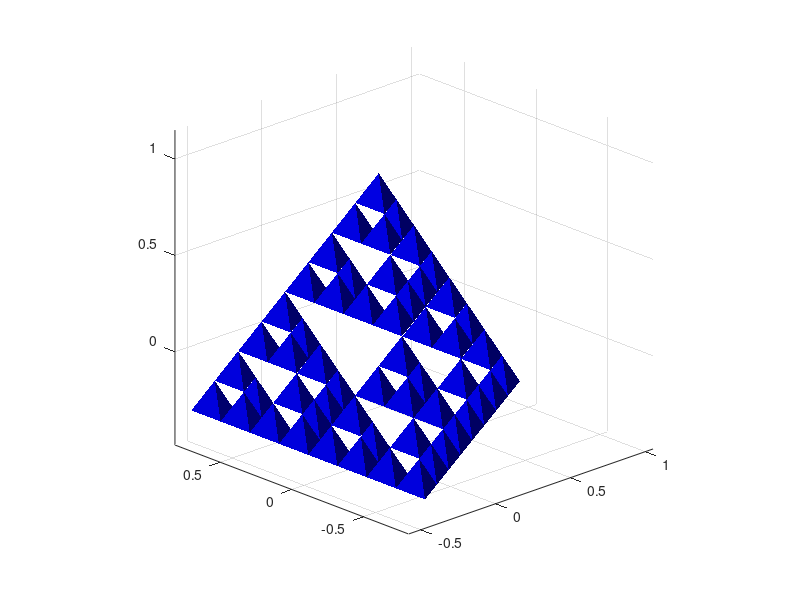

Source code (MATLAB):
function [V, T] = Sierpinski_tetrahedron(nb_it, option_display)
%% Sierpinski_tetrahedron : function compute, display, and save
% a Sierpinski tetrahedron at any iteration number / depth level.
%
% Author & support : nicolas.douillet (at) free.fr, 2017-2020.
%
%
% Syntax
%
% Sierpinski_tetrahedron;
% Sierpinski_tetrahedron(nb_it);
% Sierpinski_tetrahedron(nb_it, option_display);
% [V, T] = Sierpinski_tetrahedron(nb_it, option_display);
%
%
% Description
%
% Sierpinski_tetrahedron computes and displays the 3-level / iteration
% Sierpinski tetrahedron included in the unit sphere.
%
% Sierpinski_tetrahedron(nb_it) computes nb_it depth levels / iterations.
%
% Sierpinski_tetrahedron(nb_it, option_display) displays it when
% option_display is set to logical *true/1 (default), and doesn't
% when it is set to  logical false/0.
%
% [V,T] = Sierpinski_tetrahedron(nb_it, option_display) saves the resulting
% vertex coordinates in the array V, and the triangulation in the array T.
%
%
% Input arguments
%
% - nb_it : positive integer scalar double, the number of iterations / depth level.
% - option_display : either logical, *true/false or numeric *1/0.
%
%
% Output arguments
%
%       [ |  |  |]
% - V = [Vx Vy Vz], real matrix double, the vertex coordinates. Size(V) = [nb_vertices,3].
%       [ |  |  |]
%
%       [ |  |  |]
% - T = [T1 T2 T3], positive integer matrix double, the triangulation. Size(T) = [nb_triangles,3].
%       [ |  |  |]
%
%
% Example #1 : computes and displays the simple Sierpinski tetrahedron at iteration 3
%
% Sierpinski_tetrahedron;
%
%
% Example #2 : computes, displays and saves the Sierpinski tetrahedron at iteration 5
%
% [V, T] = Sierpinski_tetrahedron(5,true);


%% Input parsing
assert(nargin < 3,'Too many input arguments.');

if ~nargin    
    nb_it = 3;
    option_display = true;    
elseif nargin > 0    
    assert(isnumeric(nb_it) && nb_it == floor(nb_it) && nb_it >= 0,'nb_it parameter value must be numeric positive or null integer.');    
    if nargin > 1        
        assert(islogical(option_display) || isnumeric(option_display),'option_display parameter type must be either logical or numeric.');        
    else        
        option_display = true;        
    end    
end

warning('on');
if option_display && nb_it > 6
    warning('%s triangles to display ! Make sure your graphic card has enough memory.',num2str(24*12^nb_it))
end
warning('off');


%% Body
% Summits of original tetrahedron (living in the unit sphere R(O,1))
V1 = [0 0 1];
V2 = [2*sqrt(2)/3 0 -1/3];
V3 = [-sqrt(2)/3 sqrt(6)/3 -1/3];
V4 = [-sqrt(2)/3 -sqrt(6)/3 -1/3];

Summit_array = [V1; V2; V3; V4];

[Vertex_array,Triangle_array,Middle_edge_array] = tetrahedron_iterate(V1,V2,V3,V4);

p = 0;

% nb_it iterations
while p ~= nb_it
        
    New_vertex_array      = repmat(Vertex_array,      [1 1 4]);
    New_summit_array      = repmat(Summit_array,      [1 1 4]);
    New_triangle_array    = repmat(Triangle_array,    [1 1 4]);
    New_middle_edge_array = repmat(Middle_edge_array, [1 1 4]);
    
    for j = 1:size(Vertex_array,3) % loop on current nb tetra               
        
        for i = 1:4
            
            V = Summit_array(i,:,j); % current summit
            
            D = sqrt(sum((Middle_edge_array(:,:,j) - repmat(V,[6 1])).^2,2)); % distance matrix
            [~,idx] = sort(D,1);
            
            New_summit_array(:,:,4*(j-1)+i) = [V; Middle_edge_array(idx(1),:,j); Middle_edge_array(idx(2),:,j); Middle_edge_array(idx(3),:,j)];
            
            % sort New_summit_array regarding to zmax, xmax, ymax, ymin
            i_zmax = find(New_summit_array(:,3,4*(j-1)+i) == max(New_summit_array(:,3,4*(j-1)+i)),1);
            i_xmax = find(New_summit_array(:,1,4*(j-1)+i) == max(New_summit_array(:,1,4*(j-1)+i)),1);
            i_ymax = find(New_summit_array(:,2,4*(j-1)+i) == max(New_summit_array(:,2,4*(j-1)+i)),1);
            i_ymin = find(New_summit_array(:,2,4*(j-1)+i) == min(New_summit_array(:,2,4*(j-1)+i)),1);
            
            New_summit_array(:,:,4*(j-1)+i) = [New_summit_array(i_zmax,:,4*(j-1)+i);...
                                               New_summit_array(i_xmax,:,4*(j-1)+i);...
                                               New_summit_array(i_ymax,:,4*(j-1)+i);...
                                               New_summit_array(i_ymin,:,4*(j-1)+i)];
                     
        
        % Create new tetra : vertices, triangles, middle edge
        [New_vertex_array(:,:,4*(j-1)+i),New_triangle_array(:,:,4*(j-1)+i),New_middle_edge_array(:,:,4*(j-1)+i)] = ...
            tetrahedron_iterate(New_summit_array(1,:,4*(j-1)+i),...
                                New_summit_array(2,:,4*(j-1)+i),...
                                New_summit_array(3,:,4*(j-1)+i),...
                                New_summit_array(4,:,4*(j-1)+i));                                                                          
        end
        
    end
    
    Vertex_array      = New_vertex_array;
    Summit_array      = New_summit_array;
    Triangle_array    = New_triangle_array;
    Middle_edge_array = New_middle_edge_array;
    
    p = p+1;
    
end

V = Vertex_array(:,:,1);
T = Triangle_array(:,:,1);

for k = 1: size(Vertex_array,3)
    
    T = cat(1,T,Triangle_array(:,:,k)+size(V,1));
    V = cat(1,V,Vertex_array(:,:,k));
    
end

% Remove duplicated vertices
[V,T] = remove_duplicated_vertices(V,T);

% Remove duplicated triangles
T = unique(sort(T,2),'rows','stable');

% Display
if option_display
    
    figure;    
    trisurf(T,V(:,1),V(:,2),V(:,3),'EdgeColor',[0 0 1]), shading interp, hold on;
    colormap([0 0 1]);
    camlight('left');
    axis equal, axis tight;
    view(-43.7058,21.3485);
    
end


end % Sierpinski_tetrahedron


%% tetrahedron_iterate subfunction
function [V, T, C] = tetrahedron_iterate(V1, V2, V3, V4)

V123 = [V1; V2; V3];
V134 = [V1; V3; V4];
V142 = [V1; V4; V2];
V234 = [V2; V3; V4];

C = 0.5 * [V1+V2; V1+V3; V1+V4; V2+V3; V2+V4; V3+V4];
V = [V123; V134; V142; V234];

% Triangulation
T = [1 2 3];

T = [T;
     T +   repmat(size(V123,1),[size(T,1) size(T,2)]);...
     T + 2*repmat(size(V123,1),[size(T,1) size(T,2)]);...
     T + 3*repmat(size(V123,1),[size(T,1) size(T,2)])];

end % tetrahedron_iterate



%% remove_duplicated_vertices subfunction
function [V_out, T_out] = remove_duplicated_vertices(V_in, T_in)

tol = 1e4*eps;
[V_out,~,n] = uniquetol(V_in,tol,'ByRows',true);
T_out = n(T_in);

end % remove_duplicated_vertices